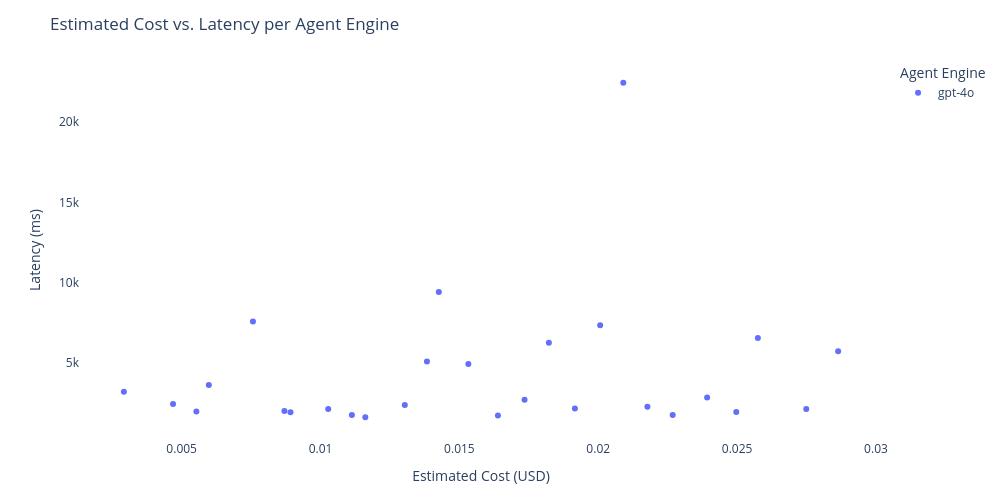

Write notebook code for a chart like this one.
### Code cell
import plotly.express as px

# Step 1: Copy and prep
df_efficiency = df_engine_expanded.copy()
df_efficiency["model"] = df_efficiency["provider_id"].map({
    1: "mock-llm",
    2: "gpt-4o",
    3: "gemini-1.5-pro",
    4: "claude-3-sonnet",
})

# Step 2: Extract prompt/response and estimate cost
def extract_text_lengths(row):
    try:
        input_data = json.loads(row["input"]) if isinstance(row["input"], str) else {}
        output_data = json.loads(row["output"]) if isinstance(row["output"], str) else {}
        prompt = input_data.get("prompt", {}).get("prompt", "")
        response = output_data.get("response", "")
        return pd.Series({
            "input_words": len(prompt.split()),
            "output_words": len(response.split())
        })
    except Exception:
        return pd.Series({"input_words": 0, "output_words": 0})

df_efficiency[["input_words", "output_words"]] = df_efficiency.apply(extract_text_lengths, axis=1)
df_efficiency["approx_tokens"] = (df_efficiency["input_words"] + df_efficiency["output_words"]) * 1.4

# Step 3: Apply cost per 1k tokens
cost_map = {
    "mock-llm": 0.0,
    "gpt-4o": 0.005,
    "gemini-1.5-pro": 0.007,
    "claude-3-sonnet": 0.003,
}
df_efficiency["cost_per_1k_tokens"] = df_efficiency["model"].map(cost_map)
df_efficiency["estimated_cost"] = (df_efficiency["approx_tokens"] / 1000) * df_efficiency["cost_per_1k_tokens"]

# Step 4: Filter and plot
df_efficiency = df_efficiency.dropna(subset=["estimated_cost", "latency_ms", "model"])
df_efficiency = df_efficiency[df_efficiency["latency_ms"] > 0]

fig = px.scatter(
    df_efficiency,
    x="estimated_cost",
    y="latency_ms",
    color="model",
    title="Estimated Cost vs. Latency per Agent Engine",
    labels={
        "estimated_cost": "Estimated Cost (USD)",
        "latency_ms": "Latency (ms)",
        "model": "Agent Engine"
    },
    hover_data=["file_name", "run_id"]
)

fig.update_layout(
    width=1000,
    height=500,
    plot_bgcolor="white",
    margin=dict(t=60, b=60)
)

fig.show()

### Figure 1 — Plotly figure (JSON) as saved in the notebook; plotly's stock layout.template omitted (floating-point values rounded to 4 significant figures)
{"data": [{"customdata": [["C:\\Repos\\codecritic\\extensions\\d3a0ce47-4c04-4e2d-b81f-8d42665c46e2.py", "472b2f58-3485-439a-a3c2-304d423ebb9b"], ["C:\\Repos\\codecritic\\extensions\\d3a0ce47-4c04-4e2d-b81f-8d42665c46e2.py", "eda9031a-ebd1-4be6-9993-ccf9c13846a8"], ["C:\\Repos\\codecritic\\extensions\\d3a0ce47-4c04-4e2d-b81f-8d42665c46e2.py", "81a8128b-8011-4df0-92b8-9309342ffd9a"], ["C:\\Repos\\codecritic\\extensions\\d3a0ce47-4c04-4e2d-b81f-8d42665c46e2.py", "1c3789fe-dbcf-4c2a-8ec2-0c82fad44d55"], ["C:\\Repos\\codecritic\\extensions\\d3a0ce47-4c04-4e2d-b81f-8d42665c46e2.py", "b78462e5-5a95-4817-a9f5-d7aeb1681c34"], ["C:\\Repos\\codecritic\\extensions\\d3a0ce47-4c04-4e2d-b81f-8d42665c46e2.py", "4ce2e17a-c622-4bc4-aa92-6e03c34e9fc2"], ["C:\\Repos\\codecritic\\extensions\\d3a0ce47-4c04-4e2d-b81f-8d42665c46e2.py", "68e2a148-f800-47b5-a630-d42f3f8af861"], ["C:\\Repos\\codecritic\\extensions\\d3a0ce47-4c04-4e2d-b81f-8d42665c46e2.py", "23cb0a58-38b2-41e1-aead-6d88276007fc"], ["C:\\Repos\\codecritic\\extensions\\d3a0ce47-4c04-4e2d-b81f-8d42665c46e2.py", "5856d878-a657-450a-b40d-2489ccf51658"], ["C:\\Repos\\codecritic\\extensions\\d3a0ce47-4c04-4e2d-b81f-8d42665c46e2.py", "6f33fde7-d3b8-482b-8089-91e8161ff664"], ["C:\\Repos\\codecritic\\extensions\\d3a0ce47-4c04-4e2d-b81f-8d42665c46e2.py", "ddc2e1ee-8056-42b1-a6fe-f8daf79bf13c"], ["C:\\Repos\\codecritic\\extensions\\d3a0ce47-4c04-4e2d-b81f-8d42665c46e2.py", "46d542aa-cccc-44af-83bf-4d643aee21c0"], ["C:\\Repos\\codecritic\\extensions\\d3a0ce47-4c04-4e2d-b81f-8d42665c46e2.py", "3448c31d-a92f-4f24-9299-4b35cb1392a6"], ["C:\\Repos\\codecritic\\extensions\\d3a0ce47-4c04-4e2d-b81f-8d42665c46e2.py", "64194480-c4c1-4606-8ee1-4acdc99cf27a"], ["C:\\Repos\\codecritic\\extensions\\d3a0ce47-4c04-4e2d-b81f-8d42665c46e2.py", "239af749-52fa-4803-a752-cfce2f2d8ee8"], ["C:\\Repos\\codecritic\\extensions\\d3a0ce47-4c04-4e2d-b81f-8d42665c46e2.py", "1c22e7f5-f691-43af-80f3-6dbf56ebbfdc"], ["C:\\Repos\\codecritic\\extensions\\d3a0ce47-4c04-4e2d-b81f-8d42665c46e2.py", "e1e3ef1c-b7cb-4e63-aae5-286170792e5e"], ["C:\\Repos\\codecritic\\extensions\\d3a0ce47-4c04-4e2d-b81f-8d42665c46e2.py", "254b45e1-f8eb-4151-9c3b-e787a82a51aa"], ["C:\\Repos\\codecritic\\extensions\\d3a0ce47-4c04-4e2d-b81f-8d42665c46e2.py", "342193c7-d97b-475d-bb76-8490500cf39a"], ["C:\\Repos\\codecritic\\extensions\\d3a0ce47-4c04-4e2d-b81f-8d42665c46e2.py", "51f51877-7fb7-47a6-8808-85738b975345"], ["C:\\Repos\\codecritic\\extensions\\d3a0ce47-4c04-4e2d-b81f-8d42665c46e2.py", "60935fdf-b8b1-4f02-9ebc-52ae9670bee2"], ["C:\\Repos\\codecritic\\extensions\\d3a0ce47-4c04-4e2d-b81f-8d42665c46e2.py", "7f1da221-31ad-4ac1-8183-d86ad17eac37"], ["C:\\Repos\\codecritic\\extensions\\d3a0ce47-4c04-4e2d-b81f-8d42665c46e2.py", "c786b10a-11ab-4570-a47d-c81d7f7d4359"], ["C:\\Repos\\codecritic\\extensions\\d3a0ce47-4c04-4e2d-b81f-8d42665c46e2.py", "867252d0-1755-4ad7-81e8-831fb2eebd60"], ["C:\\Repos\\codecritic\\extensions\\d3a0ce47-4c04-4e2d-b81f-8d42665c46e2.py", "18e2ec81-2edd-49b9-9f33-fa9071777a61"], ["C:\\Repos\\codecritic\\extensions\\d3a0ce47-4c04-4e2d-b81f-8d42665c46e2.py", "621f86f1-9499-4fb1-a120-a56f51f6f700"], ["C:\\Repos\\codecritic\\extensions\\d3a0ce47-4c04-4e2d-b81f-8d42665c46e2.py", "dd49374c-ca8a-43a0-a4b5-a6b0a40f18fb"]], "hovertemplate": "Agent Engine=gpt-4o<br>Estimated Cost (USD)=%{x}<br>Latency (ms)=%{y}<br>file_name=%{customdata[0]}<br>run_id=%{customdata[1]}<extra></extra>", "legendgroup": "gpt-4o", "marker": {"color": "#636efa", "symbol": "circle"}, "mode": "markers", "name": "gpt-4o", "orientation": "v", "showlegend": true, "type": "scatter", "x": [0.002919, 0.00469, 0.00553, 0.005978, 0.007567, 0.008701, 0.008918, 0.01028, 0.01113, 0.01161, 0.01303, 0.01383, 0.01426, 0.01532, 0.01639, 0.01735, 0.01822, 0.01916, 0.02007, 0.0209, 0.02177, 0.02268, 0.02392, 0.02497, 0.02575, 0.02749, 0.02864], "xaxis": "x", "y": [3219, 2462, 1990, 3631, 7587, 2021, 1950, 2148, 1773, 1632, 2387, 5105, 9432, 4942, 1746, 2728, 6270, 2178, 7352, 22444, 2288, 1771, 2855, 1955, 6566, 2143, 5736], "yaxis": "y"}], "layout": {"height": 500, "legend": {"title": {"text": "Agent Engine"}, "tracegroupgap": 0}, "margin": {"b": 60, "t": 60}, "plot_bgcolor": "white", "title": {"text": "Estimated Cost vs. Latency per Agent Engine"}, "width": 1000, "xaxis": {"anchor": "y", "domain": [0, 1], "title": {"text": "Estimated Cost (USD)"}}, "yaxis": {"anchor": "x", "domain": [0, 1], "title": {"text": "Latency (ms)"}}}}
